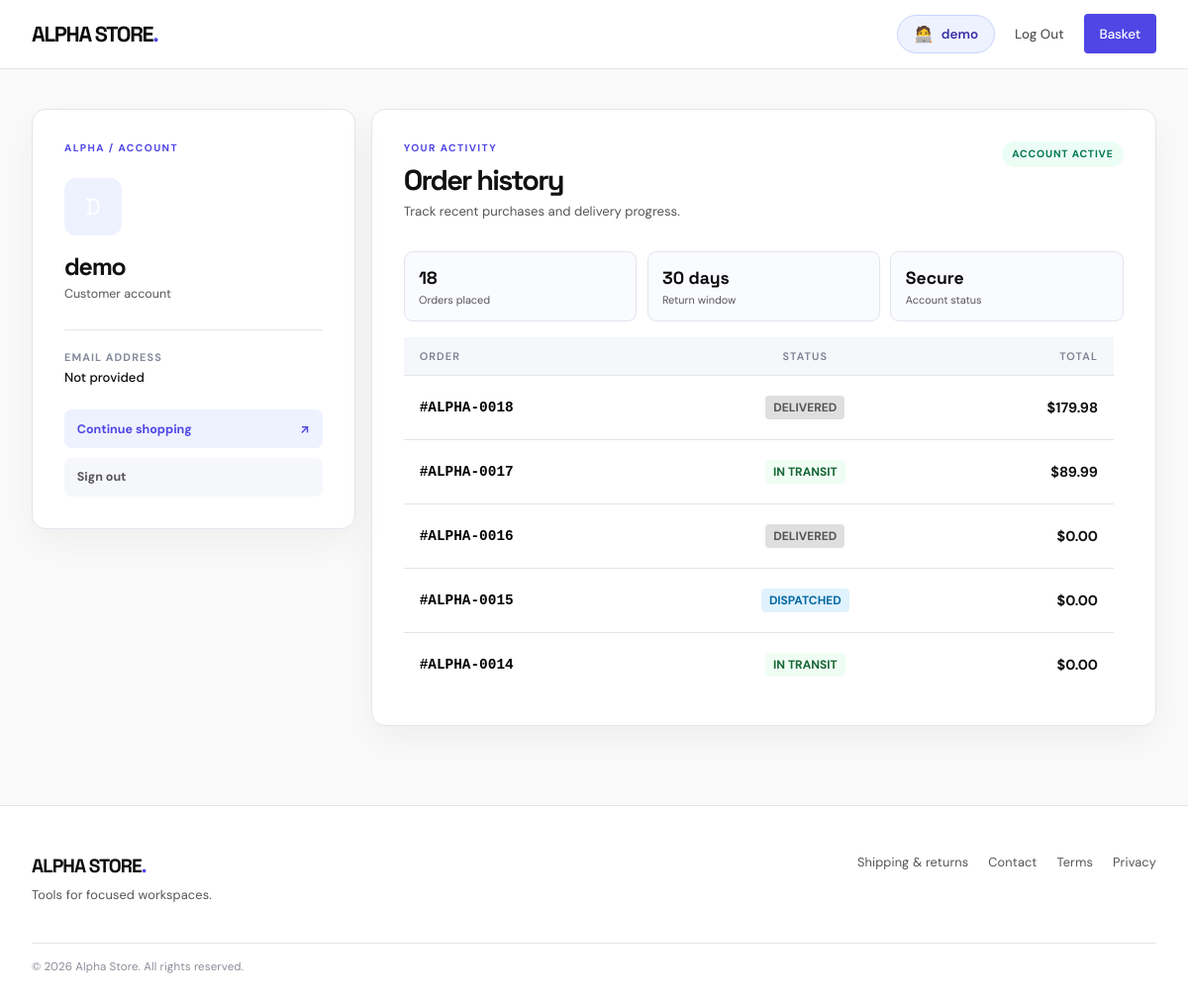
/profile/ (signed in), run on the app's committed database.
### shop/models.py (models this page shows, shortened)
class Order(models.Model):
    user = models.ForeignKey(User, on_delete=models.CASCADE)
    created_at = models.DateTimeField(auto_now_add=True)
    status = models.CharField(max_length=50, default='In Transit')
    total_price = models.DecimalField(max_digits=10, decimal_places=2, default=0.00)

### shop/views.py (the view)
# urls.py: path('profile/', views.customer_profile, name='customer_profile'),
@login_required(login_url='login')
def customer_profile(request):
    raw_orders = Order.objects.filter(user=request.user).order_by('-id')
    orders_data = []
    for order in raw_orders:
        current_status = getattr(order, 'status', 'In Transit')
        if hasattr(order, 'total_amount'):
            order_price = order.total_amount
        elif hasattr(order, 'total'):
            order_price = order.total
        elif hasattr(order, 'total_price'):
            order_price = order.total_price
        else:
            order_price = 0.00
        orders_data.append({
            'id': order.id,
            'status': current_status,
            'price_display': f"{float(order_price):.2f}"
        })
    return render(request, 'profile.html', {'orders': orders_data})

### shop/templates/profile.html (shortened to what this page needs)
{% extends 'base.html' %}
{% block content %}
<div class="profile-layout">
    <div class="meta-sidebar">
        <span class="account-eyebrow">ALPHA / ACCOUNT</span>
        <div class="profile-icon-frame"><span aria-hidden="true">{{ user.username|first|upper }}</span></div>
        <h1 class="profile-name">{{ user.username }}</h1>
        <p class="profile-role">Customer account</p>
        <div class="profile-contact">
            <span>Email address</span>
            <strong>{{ user.email|default:"Not provided" }}</strong>
        </div>
        <div class="profile-actions">
            <a href="{% url 'product_list' %}">Continue shopping <span aria-hidden="true">↗</span></a>
            <a href="{% url 'logout' %}">Sign out</a>
        </div>
    </div>
    <div class="orders-panel">
        <div class="account-panel-heading">
            <div>
                <span class="account-eyebrow">YOUR ACTIVITY</span>
                <h2>Order history</h2>
                <p>Track recent purchases and delivery progress.</p>
            </div>
            <span class="account-status">Account active</span>
        </div>
        <div class="account-metrics">
            <div><strong>{{ orders|length }}</strong><span>Orders placed</span></div>
            <div><strong>30 days</strong><span>Return window</span></div>
            <div><strong>Secure</strong><span>Account status</span></div>
        </div>
        <div class="order-table-scroll"><table class="order-history-table">
            <thead>
                <tr>
                    <th style="text-align: left;">Order</th>
                    <th style="text-align: center;">Status</th>
                    <th style="text-align: right;">Total</th>
                </tr>
            </thead>
            <tbody>
                {% for order in orders %}
                <tr>
                    <td style="font-weight: 600; color: #000000; font-family: monospace;">#ALPHA-00{{ order.id }}</td>
                    <td style="text-align: center;">
                        <span class="status-pill
                            {% if order.status == 'Delivered' %}status-delivered
                            {% elif order.status == 'Dispatched' %}status-dispatched
                            {% elif order.status == 'Cancelled' %}status-cancelled
                            {% else %}status-intransit{% endif %}">
                            {{ order.status|default:"In Transit" }}
                        </span>
                    </td>
                    <td style="text-align: right; font-weight: 700; color: #111111;">
                        ${{ order.price_display }}
                    </td>
                </tr>
                {% empty %}
                <tr>
                    <td colspan="3" style="text-align: center; color: #666666; padding: 2.5rem 0;">No orders yet. Your next setup starts here.</td>
                </tr>
                {% endfor %}
            </tbody>
        </table></div>
    </div>
</div>
{% endblock %}

### shop/templates/base.html (shortened to what this page needs)
{% load static %}
<!DOCTYPE html>
<html lang="en">
<head>
    <link rel="stylesheet" href="{% static 'shop/style.css' %}?v=10">
</head>
<body>
    <header>
        <div class="nav-container">
            <a href="/" class="nav-logo">ALPHA STORE</a>
            <div class="nav-links">
                {% if user.is_staff %}
                    <a href="/alpha-staff/" style="color: #4f46e5; font-weight: 700;">⚙️ Staff Dashboard</a>
                    <a href="/logout/">Log Out</a>
                {% elif user.is_authenticated %}
                    <a href="/profile/" class="nav-account" style="display: inline-flex; align-items: center; gap: 0.5rem; background: #f4f4f4; padding: 0.5rem 1rem; border-radius: 4px; font-weight: 600; color: var(--bc-black); text-decoration: none; border: 1px solid var(--bc-border); transition: border-color 0.2s;">
                        <span style="font-size: 1rem;">🧑‍💻</span>
                        <span>{{ user.username }}</span>
                    </a>
                    <a href="/logout/">Log Out</a>
                    <a href="/cart/" class="btn-basket">Basket</a>
                {% else %}
                    <a href="/login/">Sign In</a>
                    <a href="/register/">Register</a>
                    <a href="/cart/" class="btn-basket">Basket</a>
                {% endif %}
            </div>
        </div>
    </header>
    <main>
        {% block content %}
        {% endblock %}
    </main>
    <footer class="site-footer">
        <div class="footer-inner">
            <div>
                <a href="/" class="footer-brand">ALPHA STORE<span>.</span></a>
                <p class="footer-note">Tools for focused workspaces.</p>
            </div>
            <nav class="footer-links" aria-label="Store information">
                <a href="{% url 'shipping_returns' %}">Shipping & returns</a>
                <a href="{% url 'contact' %}">Contact</a>
                <a href="{% url 'terms' %}">Terms</a>
                <a href="{% url 'privacy' %}">Privacy</a>
            </nav>
        </div>
        <p class="footer-copyright">&copy; 2026 Alpha Store. All rights reserved.</p>
    </footer>
</body>
</html>

### shop/templates/profile.html (style rules this page uses)
.profile-layout { display: grid; grid-template-columns: 1fr; gap: 3rem; margin-top: 1.5rem; }
@media (min-width: 768px) { .profile-layout { grid-template-columns: 0.6fr 1.4fr; } }
.meta-sidebar { background: #ffffff; border: 1px solid #e5e5e5; padding: 2.5rem; height: fit-content; text-align: center; }
.profile-icon-frame { width: 80px; height: 80px; background: #fafafa; border-radius: 50%; display: flex; align-items: center; justify-content: center; margin: 0 auto 1.5rem auto; border: 1px solid #e5e5e5; font-size: 2.5rem; }
.orders-panel { background: #ffffff; border: 1px solid #e5e5e5; padding: 2.5rem; }
.order-history-table { width: 100%; border-collapse: collapse; margin-top: 1.5rem; }
.order-history-table th { padding: 0.75rem 1rem; background: #f9f9f9; color: #666666; font-size: 0.8rem; text-transform: uppercase; font-weight: 600; border-bottom: 1px solid #e5e5e5; }
.order-history-table td { padding: 1.25rem 1rem; border-bottom: 1px solid #e5e5e5; font-size: 0.9rem; }
.status-pill { display: inline-block; padding: 0.25rem 0.5rem; font-size: 0.75rem; font-weight: 700; text-transform: uppercase; border-radius: 4px; }
.status-delivered { background: #dfdfdf; color: #555555; }
.status-dispatched { background: #e0f2fe; color: #0369a1; }
.status-intransit { background: #f0fdf4; color: #166534; }

### data on the page
Order: status "DELIVERED"
Order: status "IN TRANSIT"
Order: status "DELIVERED"
Order: status "DISPATCHED"
Order: status "IN TRANSIT"

### other printed values
{{ user.username }} "demo"
{{ user.email|default:"Not provided" }} "Not provided"
{{ orders|length }} "18"
{{ order.id }} "18" "17" "16" "15" "14"
{{ order.price_display }} "179.98" "89.99" "0.00" "0.00" "0.00"
